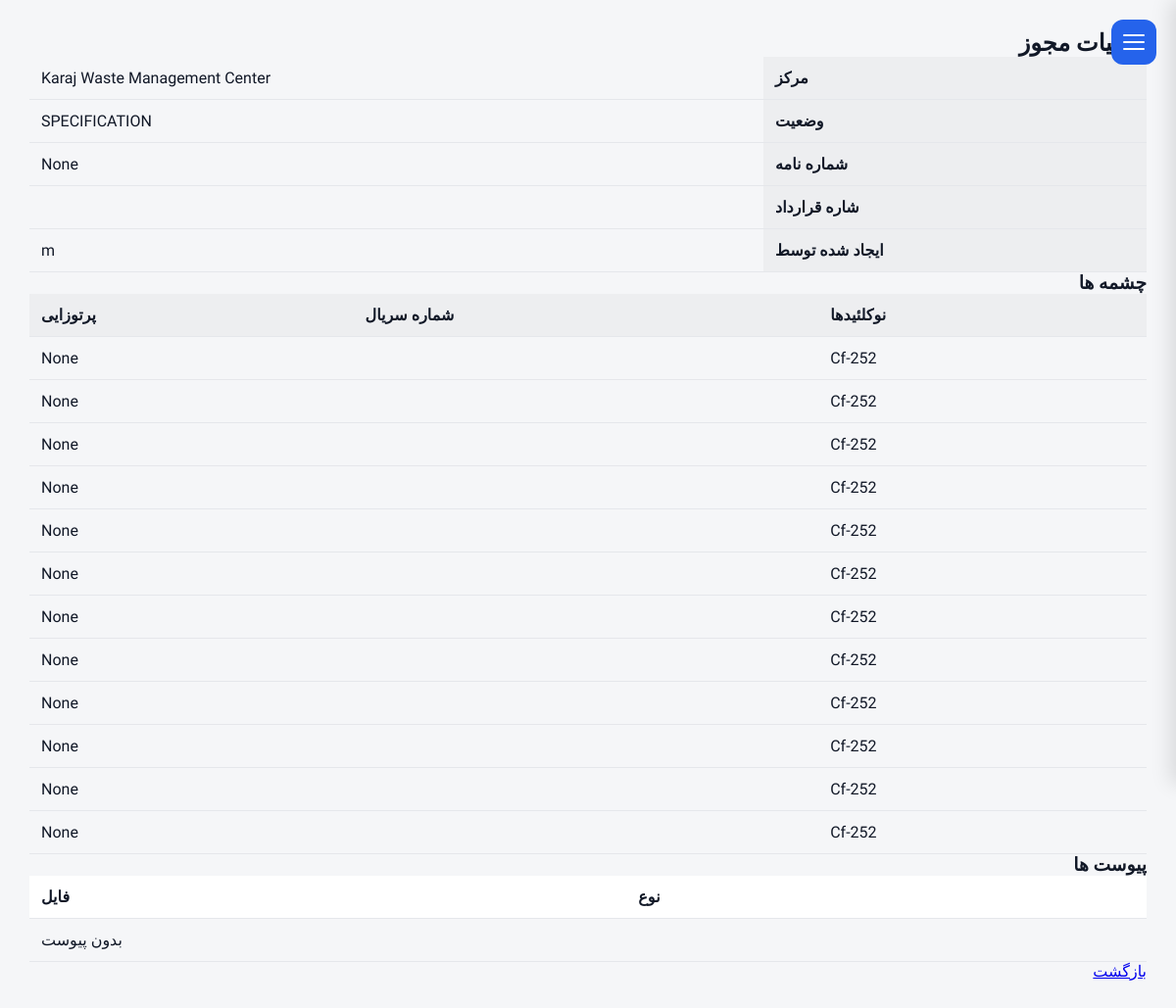
The app's page /operations/17/ (signed in), older data.
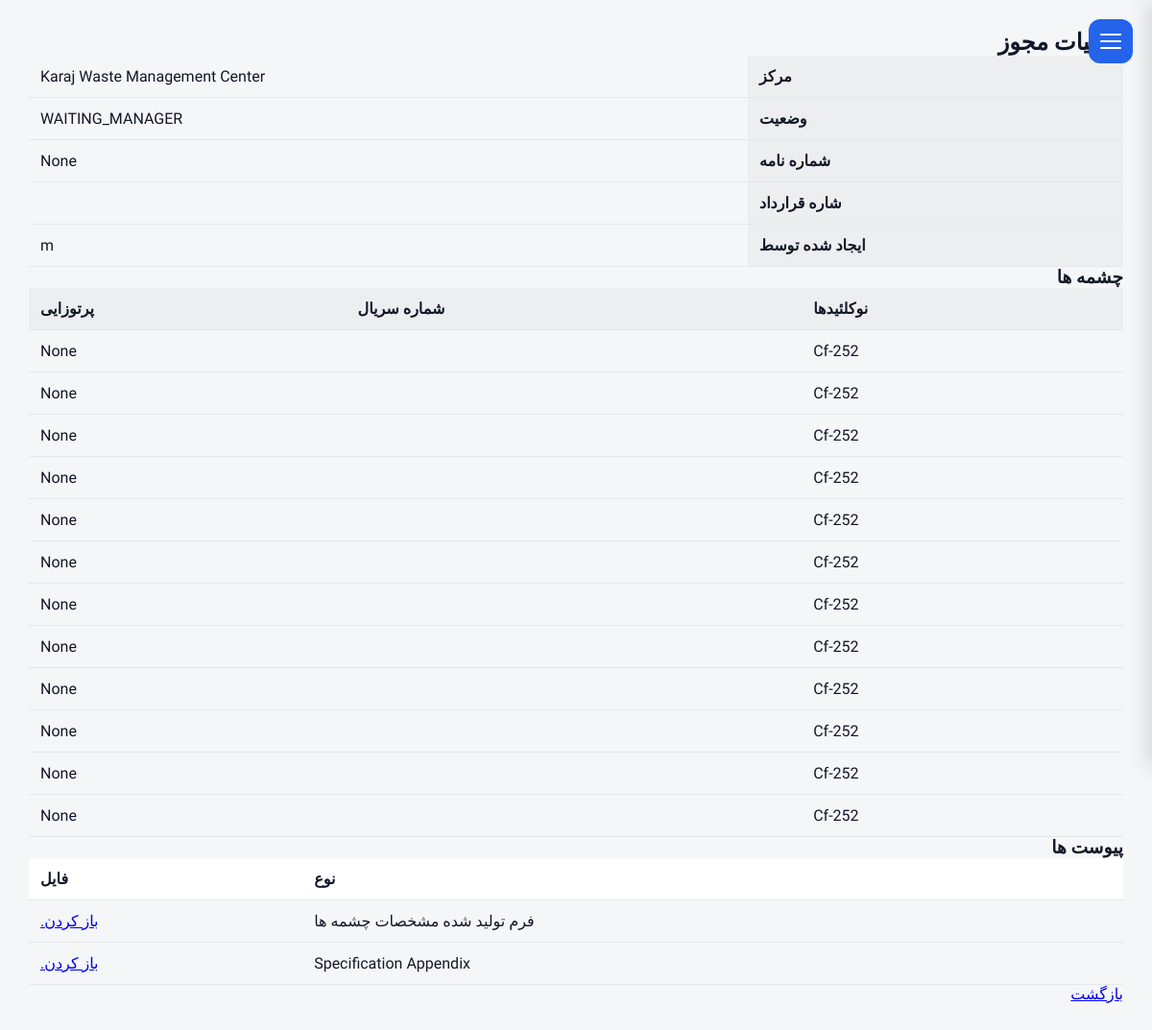
The same page, newer data.
### operations/models.py (models this page shows, shortened)
class LicenseRequest(models.Model):
    facility = models.ForeignKey(
        FacilityModel,
        on_delete=models.PROTECT,
        related_name="license_requests",
    )
    letter_number = models.CharField(
        max_length=100,
        blank=True,
        null=True,
    )
    letter_date = models.DateField(
        blank=True,
        null=True,
    )
    status = models.CharField(
        max_length=20,
        choices=LicenseStatus.choices,
        default=LicenseStatus.DRAFT,
    )
    status_date = models.DateTimeField(
        null=True,
        blank=True,
    )
    specification_completed = models.BooleanField(default=False,)
    description = models.TextField(
        _("Description"),
        blank=True,)
    created_by = models.ForeignKey(
        settings.AUTH_USER_MODEL,
        on_delete=models.PROTECT,
    )
    created_at = models.DateTimeField(
        auto_now_add=True,
    )
    updated_at = models.DateTimeField(
        auto_now=True,
    )
    class Meta:
        ordering = ["-created_at"]

class LicenseSource(models.Model):
    license = models.ForeignKey(
        LicenseRequest,
        on_delete=models.CASCADE,
        related_name="sources",
        verbose_name=_("License"),
    )
    source_type = models.CharField(
            max_length=15,
            choices=LicenseSourceType.choices,
            default=LicenseSourceType.NEW,
        )
    source_dsrs = models.ForeignKey(
           "dashboard.DSRS",
            null=True,
            blank=True,
            on_delete=models.PROTECT,
            related_name="requested_in_licenses",
        )
    nuclide = models.ForeignKey(
        Nuclides,
        on_delete=models.PROTECT,
        verbose_name=_("Nuclide"),blank=True,null=True,
    )
    serial_number = models.CharField(
        _("Serial Number"),
        max_length=150,
        blank=True,
    )
    activity = models.DecimalField(
        _("Activity"),
        max_digits=15,
        decimal_places=3,
        null=True,
        blank=True,
    )
    activity_unit = models.CharField(
        _("Activity Unit"),
        max_length=20,
        choices=ActivityUnit.choices,
        default=ActivityUnit.mCi,
    )
    activity_date = models.DateField(
        _("Activity Date"),
        null=True,
        blank=True,
    )
    specification_order = models.PositiveIntegerField(default=1,)
    description = models.TextField(max_length=50, blank=True, null= True)
    result_dsrs = models.ForeignKey(
        "dashboard.DSRS",
        null=True,
        blank=True,
        on_delete=models.SET_NULL,
        related_name="created_by_licenses",
    )
    class Meta:
        ordering = [
            "id",
        ]
        verbose_name = _("Requested Source")
        verbose_name_plural = _("Requested Sources")

class LicenseAttachment(models.Model):
    license = models.ForeignKey(
        LicenseRequest,
        on_delete=models.CASCADE,
        related_name="attachments",
    )
    attachment_type = models.CharField(
        _("Attachment Type"),
        max_length=25,
        choices=LicenseAttachmentType.choices,
    )
    file = models.FileField(
        _("File"),
        upload_to=license_attachment_path,
    )
    uploaded_by = models.ForeignKey(
        settings.AUTH_USER_MODEL,
        on_delete=models.PROTECT,
    )
    uploaded_at = models.DateTimeField(
        auto_now_add=True,
    )
    class Meta:
        ordering = ["attachment_type"]

### reference/models.py (models this page shows)
class Nuclides(models.Model):
    name = models.CharField(max_length=8)
    half_life = models.FloatField()
    d_value_bq = models.FloatField()
    atomic_number = models.IntegerField(null=True, blank=True)
    mass_number = models.IntegerField(null=True, blank=True)
    decay_mode = models.CharField(max_length=50, null=True, blank=True)
    decay_constant = models.FloatField(null=True, blank=True)  # 1/sec
    specific_activity_bq_per_g = models.FloatField(null=True, blank=True)
    alpha_energy_mev = models.FloatField(null=True, blank=True)
    beta_max_energy_mev = models.FloatField(null=True, blank=True)
    gamma_energy_mev = models.FloatField(null=True, blank=True)
    gamma_yield = models.FloatField(null=True, blank=True)  # photons/decay
    neutron_emitter = models.BooleanField(default=False)
    neutron_yield_n_per_s = models.FloatField(null=True, blank=True)
    dose_rate_constant_usv_m2_per_h_gbq = models.FloatField(null=True, blank=True)
    half_value_layer_lead_mm = models.FloatField(null=True, blank=True)
    half_value_layer_concrete_mm = models.FloatField(null=True, blank=True)
    iaea_category = models.IntegerField(null=True, blank=True)
    parent_nuclide = models.CharField(max_length=20, null=True, blank=True)
    daughter_nuclide = models.CharField(max_length=20, null=True, blank=True)
    is_sealed_source_common = models.BooleanField(default=False)
    def __str__(self):
        return self.name

### facilities/models.py (models this page shows, shortened)
class FacilityModel(models.Model):
    name = models.CharField(
        _("Facility Name"),
        max_length=255, blank=True,null=True
    )
    responsible_person = models.CharField(
        _("Responsible Person"),
        max_length=150, blank=True,null=True
    )
    telephone = models.CharField(
        _("Telephone"),
        max_length=50, blank=True,null=True
    )
    email = models.EmailField(
        _("Email"),
        blank=True,null=True
    )
    address1 = models.CharField(
        _("Address Line 1"),
        max_length=255, blank=True,null=True
    )
    address2 = models.CharField(
        _("Address Line 2"),
        max_length=255,
         blank=True,null=True
    )
    postal_code = models.CharField(
        _("Postal Code"),
        max_length=20,
         blank=True,null=True
    )
    national_id = models.CharField(
        _("National ID"),
        max_length=50,
         blank=True,null=True
    )
    economic_code = models.CharField(
        _("Economic Code"),
        max_length=50,
         blank=True,null=True
    )
    created_at = models.DateTimeField(
        auto_now_add=True
    )
    updated_at = models.DateTimeField(
        auto_now=True
    )
    class Meta:
        ordering = ["name"]
        verbose_name = _("Facility")
        verbose_name_plural = _("Facilities")

### operations/views.py (the view)
def license_detail(request, pk):
    license_request = get_object_or_404(
        LicenseRequest.objects
        .select_related(
            "facility",
            "created_by",
        )
        .prefetch_related(
                "attachments",
                "sources__nuclide",
                "sources__source_dsrs",
            ),
        pk=pk,
    )
    context = {
        "license": license_request,
    }
    return render(
        request,
        "operations/license_detail.html",
        context,
    )

### templates/operations/license_detail.html (shortened to what this page needs)
{% extends "base.html" %}
{% load i18n %}
{% block content %}
<h2>
    {% trans "License Details" %}
</h2>
<table class="table">
<tr>
    <th>
        {% trans "Facility" %}
    </th>
    <td>
        {{ license.facility.name }}
    </td>
</tr>
<tr>
    <th>
        {% trans "Status" %}
    </th>
    <td>
        {{ license.status }}
    </td>
</tr>
<tr>
    <th>
        {% trans "Letter Number" %}
    </th>
    <td>
        {{ license.letter_number }}
    </td>
</tr>
<tr>
    <th>
        {% trans "Contract Number" %}
    </th>
    <td>
    </td>
</tr>
<tr>
    <th>
        {% trans "Created By" %}
    </th>
    <td>
        {{ license.created_by }}
    </td>
</tr>
</table>
<h3>
{% trans "Sources" %}
</h3>
<table class="table">
<tr>
<th>
{% trans "Nuclide" %}
</th>
<th>
{% trans "Serial Number" %}
</th>
<th>
{% trans "Activity" %}
</th>
</tr>
{% for source in license.sources.all %}
<tr>
<td>
{{ source.nuclide }}
</td>
<td>
</td>
<td>
{{ source.activity }}
</td>
</tr>
{% empty %}
<tr>
<td colspan="3">
{% trans "No sources added." %}
</td>
</tr>
{% endfor %}
</table>
<h3>
{% trans "Attachments" %}
</h3>
<table class="table">
<thead>
<tr>
<th>{% trans "Type" %}</th>
<th>{% trans "File" %}</th>
</tr>
</thead>
<tbody>
{% for attachment in license.attachments.all %}
<tr>
<td>
{{ attachment.get_attachment_type_display }}
</td>
<td>
<a href="{{ attachment.file.url }}" target="_blank">
{% trans "Open" %}
</a>
</td>
</tr>
{% empty %}
<tr>
<td colspan="2">
{% trans "No attachments." %}
</td>
</tr>
{% endfor %}
</tbody>
</table>
<a href="{% url 'license_list' %}">
{% trans "Back" %}
</a>
{% endblock %}

Row changes from the older to the newer data that the page shows:
changed LicenseRequest "None": status "SPECIFICATION" → "WAITING_MANAGER"
added LicenseAttachment: attachment_type "فرم تولید شده مشخصات چشمه ها"
added LicenseAttachment: attachment_type "Specification Appendix"
Text that changed along with them:
text no longer shown: "بدون پیوست"
